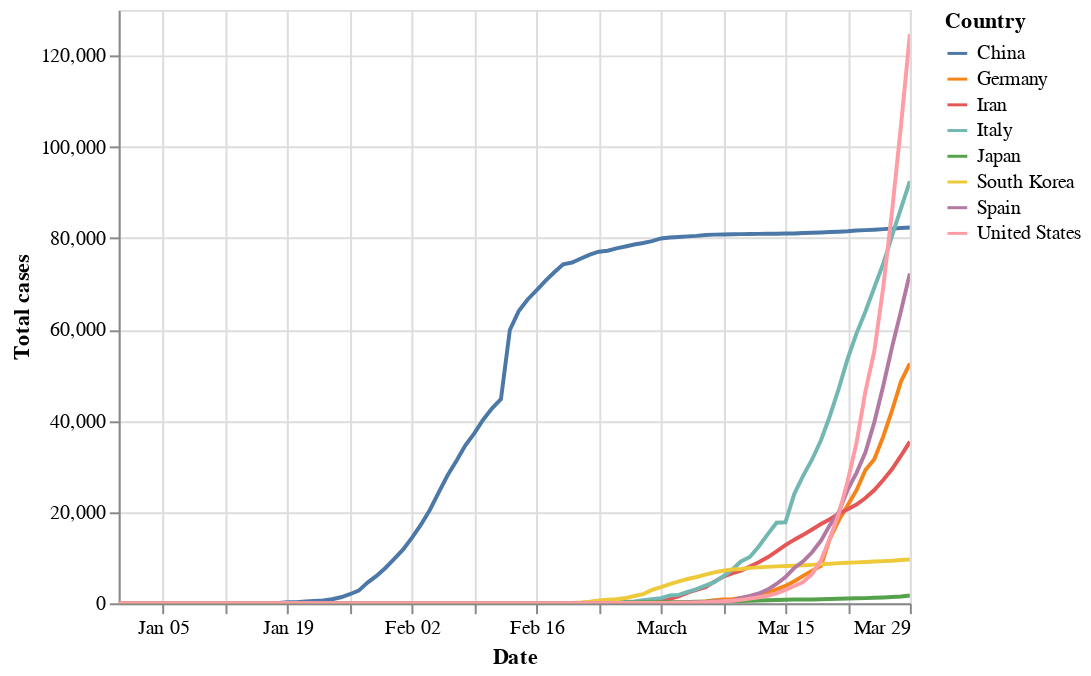

This figure's notebook cell:
### Markdown cell above
### Cases

### Code cell
plot('Total cases')

### Figure 1 — Vega-Lite specification as saved in the notebook (floating-point values rounded to 4 significant figures; data arrays with more than 128 entries replaced by an {"elided": "..."} marker saying what was removed)
{"config": {"view": {"continuousWidth": 400, "continuousHeight": 300}}, "data": {"name": "data-06b3fa032b6985bab854b28ef21b61ba"}, "mark": "line", "encoding": {"color": {"type": "nominal", "field": "Country"}, "opacity": {"condition": {"value": 1, "selection": "selector001"}, "value": 0.2}, "tooltip": [{"type": "nominal", "field": "Country"}, {"type": "temporal", "field": "Date"}, {"type": "quantitative", "field": "Total cases"}], "x": {"type": "temporal", "field": "Date"}, "y": {"type": "quantitative", "field": "Total cases"}}, "selection": {"selector001": {"type": "multi", "fields": ["Country"], "bind": "legend"}, "selector002": {"type": "interval", "bind": "scales", "encodings": ["x", "y"]}}, "$schema": "https://vega.github.io/schema/vega-lite/v4.0.2.json", "datasets": {"data-06b3fa032b6985bab854b28ef21b61ba": {"elided": "720 records"}}}
